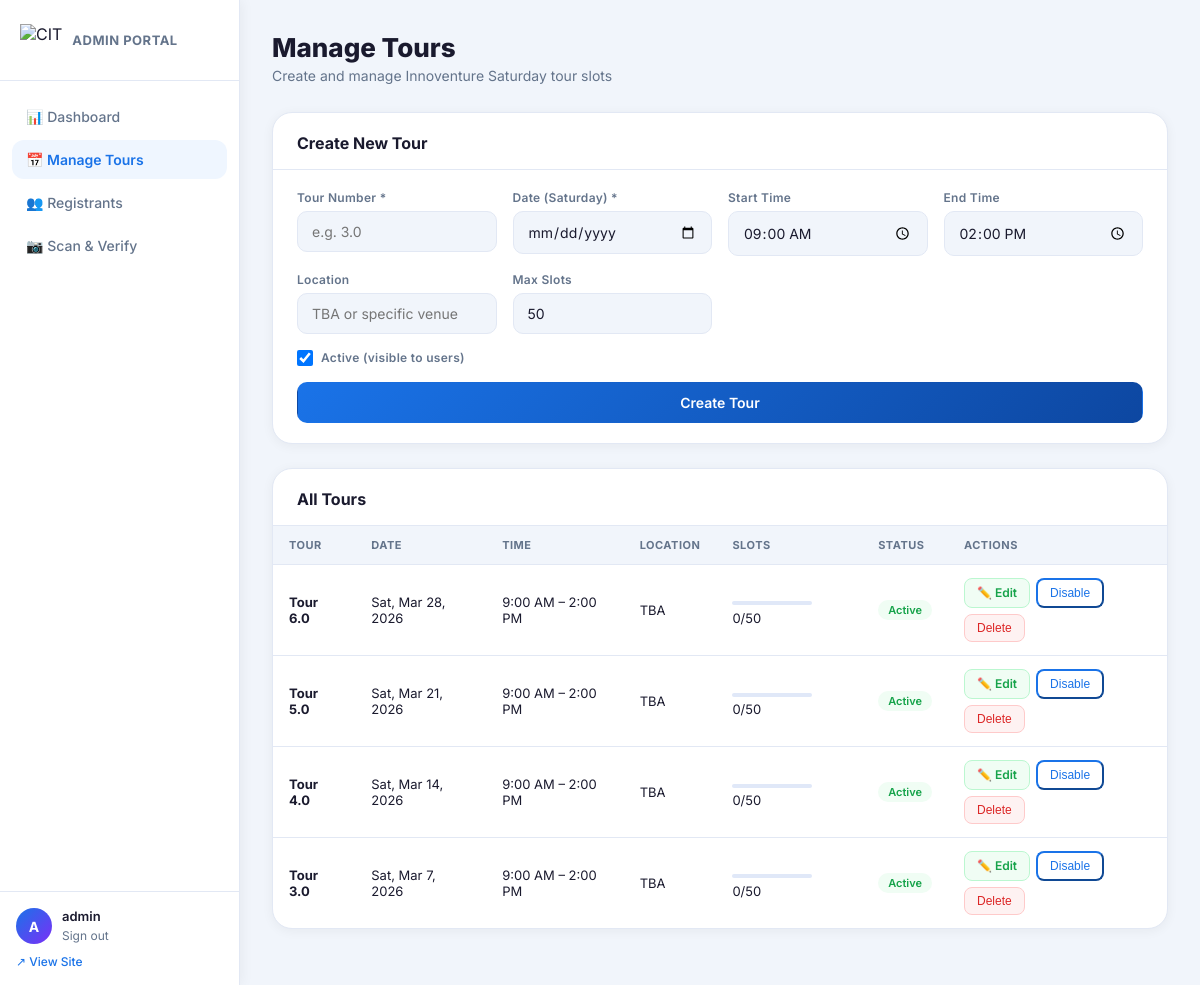
Page /admin/tours.php (signed in) on the committed database.
### tables this page shows
CREATE TABLE IF NOT EXISTS tours (
  id           INT AUTO_INCREMENT PRIMARY KEY,
  tour_number  VARCHAR(10)   NOT NULL,           
  tour_date    DATE          NOT NULL,            
  time_start   TIME          NOT NULL DEFAULT '09:00:00',
  time_end     TIME          NOT NULL DEFAULT '14:00:00',
  location     VARCHAR(255)  NOT NULL DEFAULT 'TBA',
  max_slots    INT           NOT NULL DEFAULT 50,
  is_active    TINYINT(1)    NOT NULL DEFAULT 1,
  created_at   TIMESTAMP     DEFAULT CURRENT_TIMESTAMP
);

### admin/tours.php (the view, shortened to what this page needs)
<?php
require_once '../db/connect.php';
$tours = $pdo->query("
    SELECT t.*, COUNT(r.id) AS registered_count
    FROM tours t
    LEFT JOIN registrations r ON r.tour_id = t.id
    GROUP BY t.id
    ORDER BY t.tour_date DESC
")->fetchAll();
?>
<!doctype html>
<html lang="en">
<head>
  <link rel="stylesheet" href="../assets/css/admin.css"/>
</head>
<body class="admin-body">
  <?php include 'partials/sidebar.php'; ?>
  <main class="admin-main">
    <div class="admin-topbar">
      <div>
        <h1 class="admin-page-title">Manage Tours</h1>
        <p class="admin-page-sub">Create and manage Innoventure Saturday tour slots</p>
      </div>
    </div>
    <div class="admin-section">
      <div class="admin-section-header"><h2>Create New Tour</h2></div>
      <form method="POST" class="admin-form-grid">
        <div class="admin-field">
          <label>Tour Number *</label>
          <input type="text" name="tour_number" placeholder="e.g. 3.0" required/>
        </div>
        <div class="admin-field">
          <label>Date (Saturday) *</label>
          <input type="date" name="tour_date" required/>
        </div>
        <div class="admin-field">
          <label>Start Time</label>
          <input type="time" name="time_start" value="09:00"/>
        </div>
        <div class="admin-field">
          <label>End Time</label>
          <input type="time" name="time_end" value="14:00"/>
        </div>
        <div class="admin-field">
          <label>Location</label>
          <input type="text" name="location" placeholder="TBA or specific venue"/>
        </div>
        <div class="admin-field">
          <label>Max Slots</label>
          <input type="number" name="max_slots" value="50" min="1" max="500"/>
        </div>
        <div class="admin-field admin-field-full">
          <label class="checkbox-label">
            <input type="checkbox" name="is_active" checked/>
            Active (visible to users)
          </label>
        </div>
        <div class="admin-field admin-field-full">
          <button type="submit" class="admin-btn admin-btn-primary">Create Tour</button>
        </div>
      </form>
    </div>
    <div class="admin-section">
      <div class="admin-section-header"><h2>All Tours</h2></div>
      <div class="admin-table-wrap">
        <table class="admin-table">
          <thead>
            <tr>
              <th>Tour</th><th>Date</th><th>Time</th><th>Location</th>
              <th>Slots</th><th>Status</th><th>Actions</th>
            </tr>
          </thead>
          <tbody>
            <?php foreach ($tours as $t):
              $reg = (int)$t['registered_count'];
              $max = (int)$t['max_slots'];
            ?>
            <tr>
              <td><strong>Tour <?= htmlspecialchars($t['tour_number']) ?></strong></td>
              <td><?= date('D, M j, Y', strtotime($t['tour_date'])) ?></td>
              <td><?= date('g:i A', strtotime($t['time_start'])) ?> – <?= date('g:i A', strtotime($t['time_end'])) ?></td>
              <td><?= htmlspecialchars($t['location']) ?></td>
              <td>
                <div class="mini-slot-bar">
                </div>
                <?= $reg ?>/<?= $max ?>
              </td>
              <td>
                <span class="badge <?= $t['is_active'] ? 'badge-green' : 'badge-grey' ?>">
                  <?= $t['is_active'] ? 'Active' : 'Inactive' ?>
                </span>
              </td>
              <td class="action-cell">
                <button class="admin-btn-edit" type="button"
                  onclick="openEditModal({
                    id:         '<?= $t['id'] ?>',
                    tour_number:'<?= addslashes(htmlspecialchars($t['tour_number'])) ?>',
                    tour_date:  '<?= $t['tour_date'] ?>',
                    time_start: '<?= substr($t['time_start'],0,5) ?>',
                    time_end:   '<?= substr($t['time_end'],0,5) ?>',
                    location:   '<?= addslashes(htmlspecialchars($t['location'])) ?>',
                    max_slots:  '<?= $t['max_slots'] ?>',
                    is_active:  <?= $t['is_active'] ? 'true' : 'false' ?>
                  })">
                  ✏️ Edit
                </button>
                <form method="POST" style="display:inline">
                  <button class="admin-btn-sm admin-btn-outline" type="submit">
                    <?= $t['is_active'] ? 'Disable' : 'Enable' ?>
                  </button>
                </form>
                <?php if ($reg === 0): ?>
                <form method="POST" style="display:inline" onsubmit="return confirm('Delete this tour?')">
                  <button class="admin-btn-sm admin-btn-danger" type="submit">Delete</button>
                </form>
                <?php endif; ?>
              </td>
            </tr>
            <?php endforeach; ?>
          </tbody>
        </table>
      </div>
    </div>
  </main>
</body>
</html>

### assets/css/admin.css (style rules this page uses)
*, *::before, *::after { box-sizing: border-box; margin: 0; padding: 0; }
:root { --blue: #1a73e8; --blue-dk: #0d47a1; --green: #16a34a; --red: #dc2626; --orange: #ea580c; --purple: #7b2ff7; --bg: #f1f5fb; --surface: #ffffff; --border: #e2e8f4; --text: #1a1a2e; --muted: #64748b; --sidebar-w: 240px; font-family: "Inter", sans-serif; }
.admin-body { display: flex; min-height: 100vh; background: var(--bg); color: var(--text); }
.admin-main { margin-left: var(--sidebar-w); flex: 1; padding: 32px; min-height: 100vh; max-width: calc(100vw - var(--sidebar-w)); }
.admin-topbar { display: flex; align-items: flex-start; justify-content: space-between; margin-bottom: 28px; flex-wrap: wrap; gap: 16px; }
.admin-page-title { font-size: 26px; font-weight: 800; color: var(--text); }
.admin-page-sub { font-size: 14px; color: var(--muted); margin-top: 4px; }
.admin-section { background: var(--surface); border-radius: 20px; border: 1px solid var(--border); box-shadow: 0 2px 12px rgba(0, 0, 0, 0.05); margin-bottom: 24px; overflow: hidden; }
.admin-section-header { display: flex; align-items: center; justify-content: space-between; padding: 20px 24px 16px; border-bottom: 1px solid var(--border); }
.admin-section-header h2 { font-size: 16px; font-weight: 700; color: var(--text); }
.admin-table-wrap { overflow-x: auto; }
.admin-table { width: 100%; border-collapse: collapse; font-size: 13px; }
.admin-table th { background: var(--bg); padding: 12px 16px; text-align: left; font-size: 11px; font-weight: 700; color: var(--muted); letter-spacing: 0.5px; text-transform: uppercase; border-bottom: 1px solid var(--border); }
.admin-table td { padding: 13px 16px; border-bottom: 1px solid var(--border); vertical-align: middle; color: var(--text); }
.admin-table tr:last-child td { border-bottom: none; }
.badge { display: inline-flex; align-items: center; padding: 3px 10px; border-radius: 999px; font-size: 11px; font-weight: 600; white-space: nowrap; }
.badge-green { background: #f0fdf4; color: #16a34a; }
.mini-slot-bar { height: 4px; background: #e0e8f8; border-radius: 999px; overflow: hidden; width: 80px; display: inline-block; vertical-align: middle; margin-right: 6px; }
.action-cell { display: flex; gap: 6px; flex-wrap: wrap; }
.admin-form-grid { display: grid; grid-template-columns: repeat(auto-fill, minmax(180px, 1fr)); gap: 16px; padding: 20px 24px; }
.admin-field { display: flex; flex-direction: column; gap: 6px; }
.admin-field.admin-field-full { grid-column: 1 / -1; }
.admin-field label { font-size: 12px; font-weight: 600; color: var(--muted); letter-spacing: 0.3px; }
.admin-field input, .admin-field select { padding: 11px 14px; border: 1.5px solid var(--border); border-radius: 10px; font-size: 14px; font-family: inherit; color: var(--text); background: var(--bg); transition: border-color 0.2s; }
.checkbox-label { display: flex; align-items: center; gap: 8px; font-size: 14px; font-weight: 500; color: var(--text); cursor: pointer; }
.checkbox-label input[type="checkbox"] { width: 16px; height: 16px; cursor: pointer; }
.admin-btn { display: inline-flex; align-items: center; justify-content: center; gap: 6px; padding: 11px 20px; border-radius: 10px; font-size: 14px; font-weight: 600; font-family: inherit; cursor: pointer; text-decoration: none; border: 1.5px solid transparent; transition: opacity 0.15s, transform 0.1s; white-space: nowrap; }
.admin-btn-primary { background: linear-gradient(135deg, var(--blue), var(--blue-dk)); color: white; border-color: transparent; }
.admin-btn-outline { background: transparent; color: var(--blue); border-color: var(--blue); }
.admin-btn-sm { padding: 6px 12px; font-size: 12px; border-radius: 8px; }
.admin-btn-danger { background: #fef2f2; color: var(--red); border: 1px solid #fecaca; }
.admin-btn-edit { background: #f0fdf4; color: #16a34a; border: 1px solid #bbf7d0; padding: 6px 12px; border-radius: 8px; font-size: 12px; font-weight: 600; font-family: inherit; cursor: pointer; display: inline-flex; align-items: center; gap: 4px; transition: background 0.15s, border-color 0.15s; }

### rows in the picture
tours: tour_number "6.0", tour_date "Sat, Mar 28, 2026", time_start "9:00 AM", time_end "2:00 PM", location "TBA", reg "0", max_slots "50", is_active "Active"
tours: tour_number "5.0", tour_date "Sat, Mar 21, 2026", time_start "9:00 AM", time_end "2:00 PM", location "TBA", reg "0", max_slots "50", is_active "Active"
tours: tour_number "4.0", tour_date "Sat, Mar 14, 2026", time_start "9:00 AM", time_end "2:00 PM", location "TBA", reg "0", max_slots "50", is_active "Active"
tours: tour_number "3.0", tour_date "Sat, Mar 7, 2026", time_start "9:00 AM", time_end "2:00 PM", location "TBA", reg "0", max_slots "50", is_active "Active"

### other values in the picture
substr($_SESSION['admin_username'],0,1) "A"
$_SESSION['admin_username'] "admin"
